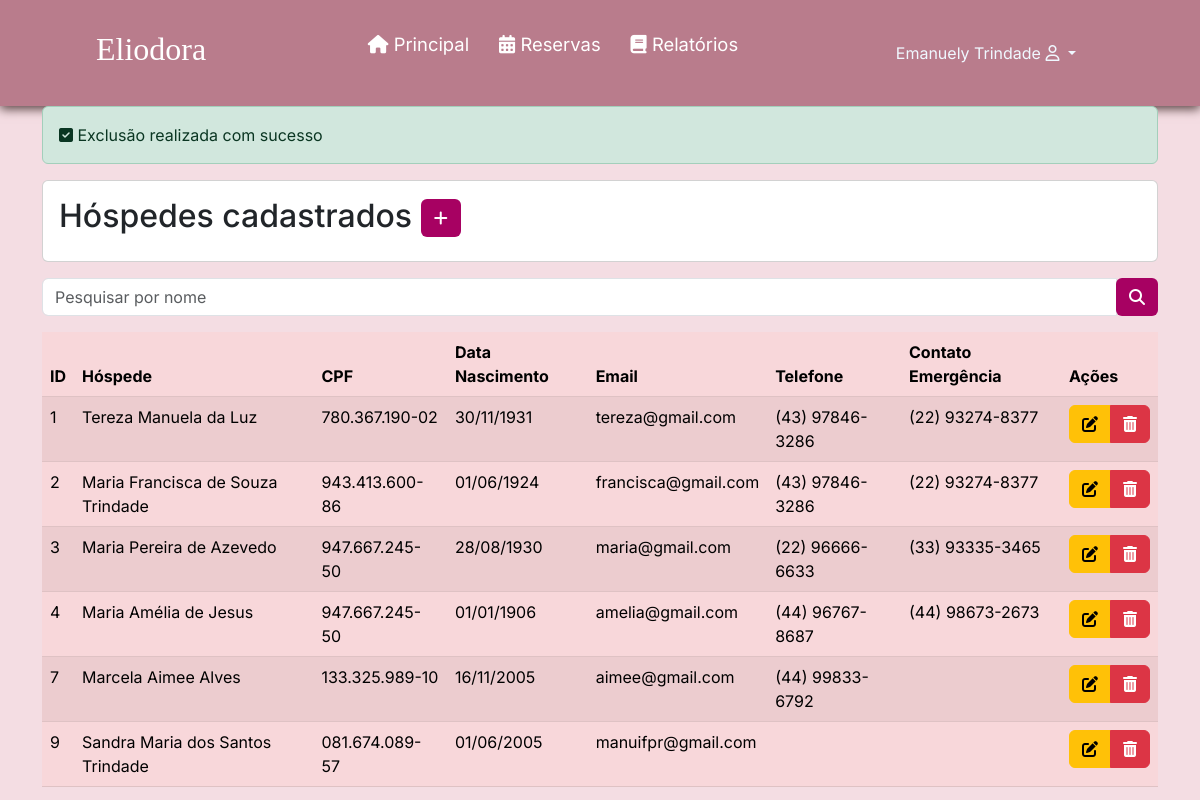
Page /listarHospedes.php?id=1 (signed in) on the committed database.
### tables this page shows
CREATE TABLE `hospede` (
  `id` int(11) NOT NULL,
  `nome` varchar(100) NOT NULL,
  `cpf` varchar(15) NOT NULL,
  `dataNascimento` date NOT NULL,
  `genero` varchar(1) NOT NULL,
  `estado` varchar(100) NOT NULL,
  `cidade` varchar(100) NOT NULL,
  `bairro` varchar(100) NOT NULL,
  `endereco` varchar(100) NOT NULL,
  `numeroEndereco` int(11) NOT NULL,
  `cep` varchar(15) NOT NULL,
  `email` varchar(45) NOT NULL,
  `telefone` varchar(20) NOT NULL,
  `contatoEmergencia` varchar(20) NOT NULL
);

### listarHospedes.php (the view, shortened to what this page needs)
<?php
require_once("verificaAutenticacao.php");
require_once("conexao.php");
if (isset($_GET['id'])) {
  $sql = "DELETE FROM hospede where id = " . $_GET['id'];
  mysqli_query($conexao, $sql);
  $mensagem = "Exclusão realizada com sucesso";
}
$V_WHERE = " ";
$sql = "SELECT * FROM hospede
        WHERE 1 = 1 " . $V_WHERE;
$resultado = mysqli_query($conexao, $sql);
?>
<?php require_once("cabecalho.php"); ?>
<div class="container">
  <?php if (isset($mensagem)) { ?>
    <div class="alert alert-success" role="alert">
      <i class="fa-solid fa-square-check"></i>
      <?= $mensagem ?>
    </div>
  <?php } ?>
  <div class="card mt-3 mb-3">
    <div class="card-body">
      <h2 class="card-title">Hóspedes cadastrados
        <a href="cadastrarHospede.php" class="btn btn-sn" style="background-color: #a70162; color: #fff;"><i
            class="fa-solid fa-plus"></i>
        </a>
      </h2>
    </div>
  </div>
  <form method="post">
    <div class="input-group mb-3">
      <input type="text" name="nome" id="nome" class="form-control" placeholder="Pesquisar por nome"
        aria-label="Recipient's username" aria-describedby="basic-addon2">
      <div class="input-group-append">
        <button name="pesquisar" class="btn" style="background-color: #a70162; color: #fff;" type="submit"><i
            class="fa-solid fa-magnifying-glass"></i> </button>
  </form>
</div>
<div class="table-responsive">
  <table class="table table-danger table-striped">
    <thead>
      <tr>
        <th scope="col">ID</th>
        <th scope="col">Hóspede</th>
        <th scope="col">CPF</th>
        <th scope="col">Data Nascimento</th>
        <th scope="col">Email</th>
        <th scope="col">Telefone</th>
        <th scope="col">Contato Emergência</th>
        <th scope="col">Ações</th>
      </tr>
    </thead>
    <tbody>
      <?php while ($linha = mysqli_fetch_array($resultado)) { ?>
        <tr>
          <td>
            <?= $linha['id'] ?>
          <td>
            <?= $linha['nome'] ?>
          </td>
          <td>
            <?= $linha['cpf'] ?>
          </td>
          <td>
            <?= date('d/m/Y', strtotime($linha['dataNascimento'])) ?>
          </td>
          <td>
            <?= $linha['email'] ?>
          </td>
          <td>
            <?= $linha['telefone'] ?>
          </td>
          <td>
            <?= $linha['contatoEmergencia'] ?>
          </td>
          <td>
            <div class="btn-group">
              <a href="alterarHospede.php?id=<?= $linha['id'] ?>" class="btn btn-warning">
                <i class="fa-solid fa-pen-to-square"></i>
              </a>
              <a href="listarHospedes.php?id=<?= $linha['id'] ?>" class="btn btn-danger"
                onclick="return confirm('Confirma exclusão')">
                <i class="fa-solid fa-trash-can"></i>
              </a>
            </div>
          </td>
        </tr>
      <?php } ?>
    </tbody>
  </table>
</div>
</body>
</html>

### css/style.css (style rules this page uses)
* { padding: 0; margin: 0; font-family: 'Inter', sans-serif; }
body { background-color: #f4dde3; }

### rows in the picture
hospede: id "1", nome "Tereza Manuela da Luz", cpf "780.367.190-02", dataNascimento "30/11/1931", email "tereza@gmail.com", telefone "(43) 97846-3286", contatoEmergencia "(22) 93274-8377"
hospede: id "2", nome "Maria Francisca de Souza Trindade", cpf "943.413.600-86", dataNascimento "01/06/1924", email "francisca@gmail.com", telefone "(43) 97846-3286", contatoEmergencia "(22) 93274-8377"
hospede: id "3", nome "Maria Pereira de Azevedo", cpf "947.667.245-50", dataNascimento "28/08/1930", email "maria@gmail.com", telefone "(22) 96666-6633", contatoEmergencia "(33) 93335-3465"
hospede: id "4", nome "Maria Amélia de Jesus", cpf "947.667.245-50", dataNascimento "01/01/1906", email "amelia@gmail.com", telefone "(44) 96767-8687", contatoEmergencia "(44) 98673-2673"
hospede: id "7", nome "Marcela Aimee Alves", cpf "133.325.989-10", dataNascimento "16/11/2005", email "aimee@gmail.com", telefone "(44) 99833-6792"
hospede: id "9", nome "Sandra Maria dos Santos Trindade", cpf "081.674.089-57", dataNascimento "01/06/2005", email "manuifpr@gmail.com"

### other values in the picture
$_SESSION['nome'] "Emanuely Trindade"
$mensagem "Exclusão realizada com sucesso"
